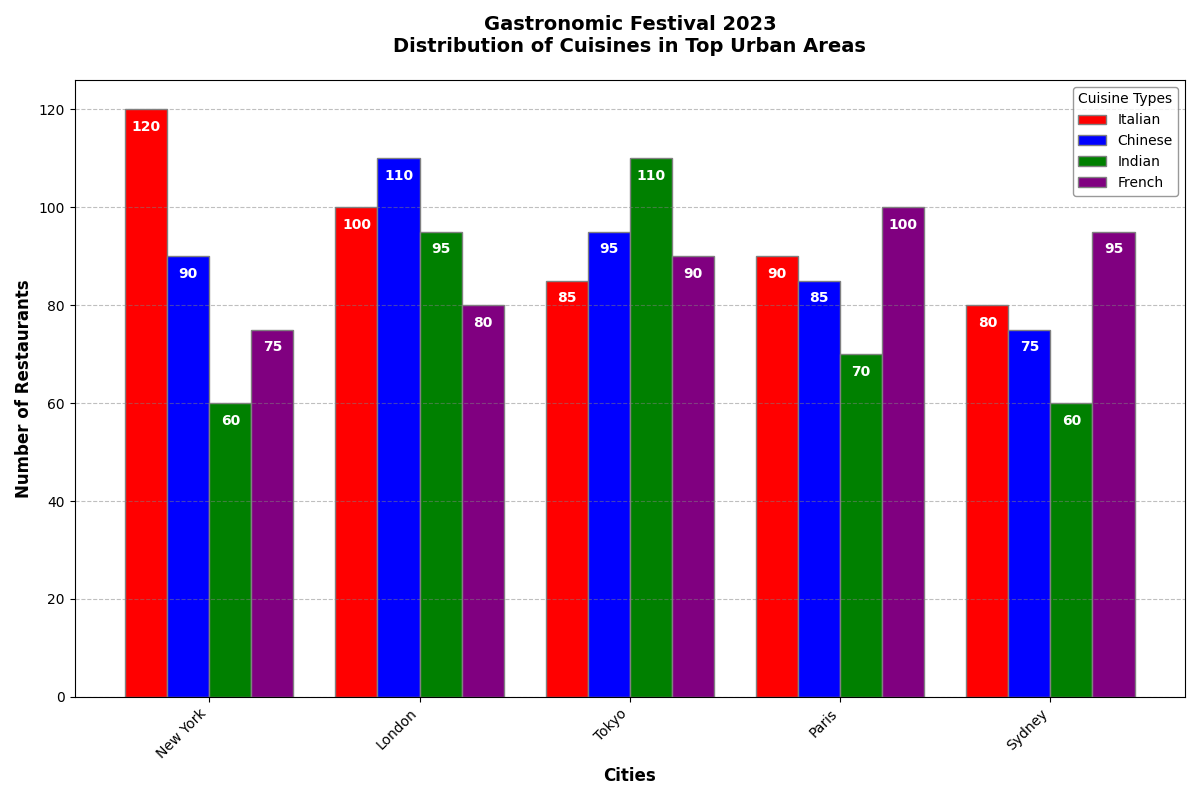

Write Python code to recreate this figure.
import matplotlib.pyplot as plt
import numpy as np

cities = ['New York', 'London', 'Tokyo', 'Paris', 'Sydney']
cuisines = ['Italian', 'Chinese', 'Indian', 'French']

# Updated data, removing the Mexican cuisine
data = np.array([
    [120, 90, 60, 75],   # New York
    [100, 110, 95, 80],  # London
    [85, 95, 110, 90],   # Tokyo
    [90, 85, 70, 100],   # Paris
    [80, 75, 60, 95]     # Sydney
])

bar_width = 0.2

r1 = np.arange(len(cities))
r2 = [x + bar_width for x in r1]
r3 = [x + bar_width for x in r2]
r4 = [x + bar_width for x in r3]

fig, ax = plt.subplots(figsize=(12, 8))

# Plot the remaining cuisine types
bar1 = ax.bar(r1, data[:, 0], color='red', width=bar_width, edgecolor='grey', label=cuisines[0])
bar2 = ax.bar(r2, data[:, 1], color='blue', width=bar_width, edgecolor='grey', label=cuisines[1])
bar3 = ax.bar(r3, data[:, 2], color='green', width=bar_width, edgecolor='grey', label=cuisines[2])
bar4 = ax.bar(r4, data[:, 3], color='purple', width=bar_width, edgecolor='grey', label=cuisines[3])

ax.set_xlabel('Cities', fontweight='bold', fontsize=12)
ax.set_ylabel('Number of Restaurants', fontweight='bold', fontsize=12)
ax.set_title('Gastronomic Festival 2023\nDistribution of Cuisines in Top Urban Areas', fontweight='bold', fontsize=14, pad=20)

ax.set_xticks([r + 1.5 * bar_width for r in range(len(cities))])
ax.set_xticklabels(cities, rotation=45, ha='right', fontsize=10)

ax.legend(title='Cuisine Types', loc='upper right', fontsize=10, edgecolor='grey')

ax.yaxis.grid(True, linestyle='--', which='major', color='grey', alpha=0.5)

def add_labels(bars):
    for bar in bars:
        height = bar.get_height()
        ax.text(bar.get_x() + bar.get_width()/2., height - 5, f'{int(height)}', ha='center', va='bottom', color='white', fontweight='bold')

add_labels(bar1)
add_labels(bar2)
add_labels(bar3)
add_labels(bar4)

plt.tight_layout()
plt.show()
